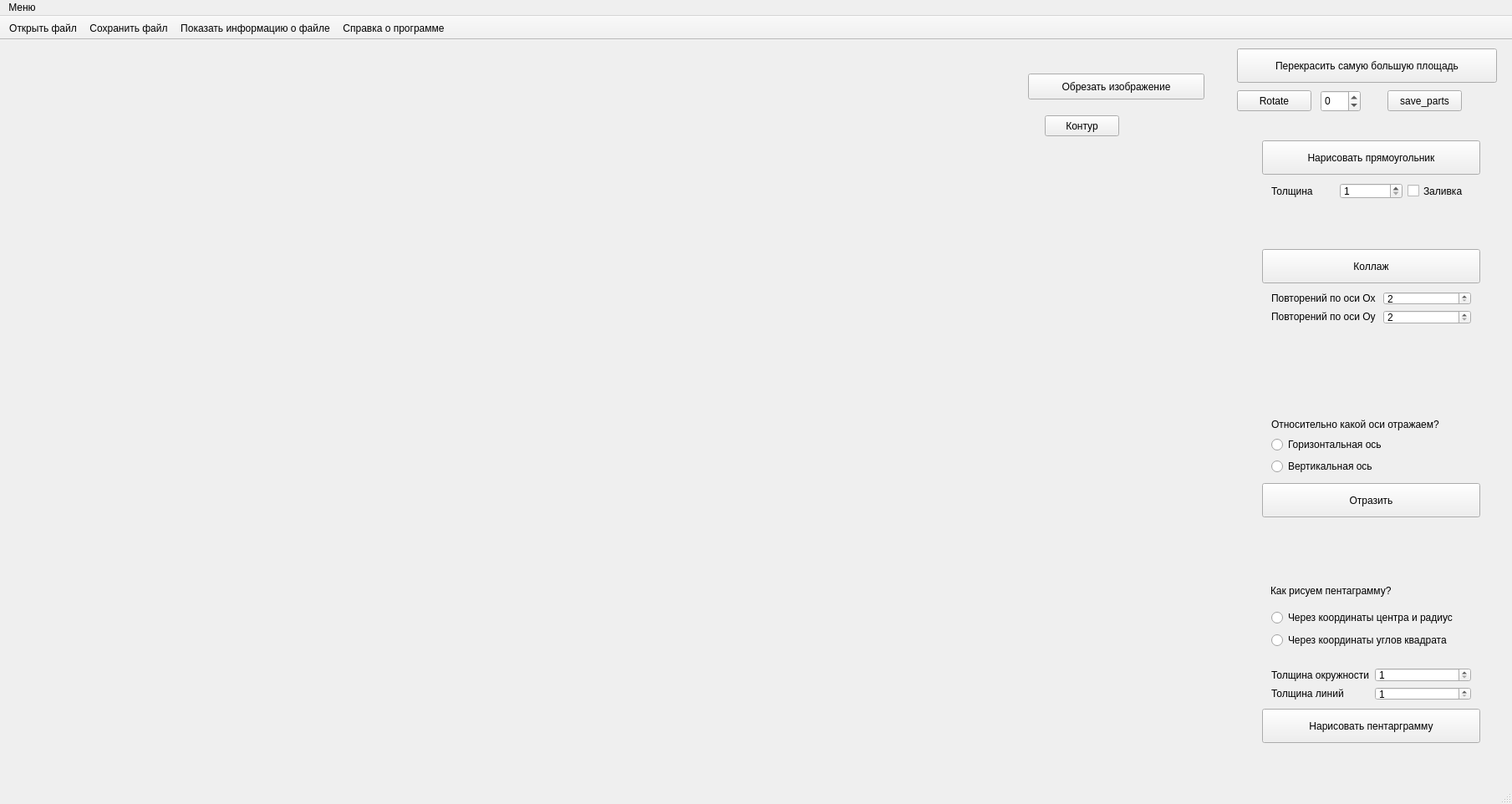
<?xml version="1.0" encoding="UTF-8"?>
<ui version="4.0">
 <class>MainWindow</class>
 <widget class="QMainWindow" name="MainWindow">
  <property name="geometry">
   <rect>
    <x>0</x>
    <y>0</y>
    <width>1809</width>
    <height>962</height>
   </rect>
  </property>
  <property name="windowTitle">
   <string>MainWindow</string>
  </property>
  <widget class="QWidget" name="centralWidget">
   <widget class="QWidget" name="gridLayoutWidget">
    <property name="geometry">
     <rect>
      <x>30</x>
      <y>30</y>
      <width>1181</width>
      <height>861</height>
     </rect>
    </property>
    <layout class="QGridLayout" name="gridLayout"/>
   </widget>
   <widget class="QPushButton" name="rect">
    <property name="geometry">
     <rect>
      <x>1510</x>
      <y>120</y>
      <width>261</width>
      <height>41</height>
     </rect>
    </property>
    <property name="text">
     <string>Нарисовать прямоугольник</string>
    </property>
   </widget>
   <widget class="QPushButton" name="compress">
    <property name="geometry">
     <rect>
      <x>1510</x>
      <y>250</y>
      <width>261</width>
      <height>41</height>
     </rect>
    </property>
    <property name="text">
     <string>Коллаж</string>
    </property>
   </widget>
   <widget class="QPushButton" name="pentagramm">
    <property name="geometry">
     <rect>
      <x>1510</x>
      <y>800</y>
      <width>261</width>
      <height>41</height>
     </rect>
    </property>
    <property name="text">
     <string>Нарисовать пентарграмму</string>
    </property>
   </widget>
   <widget class="QWidget" name="verticalLayoutWidget_4">
    <property name="geometry">
     <rect>
      <x>1510</x>
      <y>440</y>
      <width>258</width>
      <height>91</height>
     </rect>
    </property>
    <layout class="QVBoxLayout" name="verticalLayout_5">
     <item>
      <widget class="QLabel" name="label_3">
       <property name="text">
        <string>Относительно какой оси отражаем?</string>
       </property>
      </widget>
     </item>
     <item>
      <layout class="QVBoxLayout" name="verticalLayout">
       <item>
        <widget class="QRadioButton" name="horizontal">
         <property name="text">
          <string>Горизонтальная ось</string>
         </property>
        </widget>
       </item>
       <item>
        <widget class="QRadioButton" name="vertical">
         <property name="text">
          <string>Вертикальная ось</string>
         </property>
        </widget>
       </item>
      </layout>
     </item>
    </layout>
   </widget>
   <widget class="QPushButton" name="reflex">
    <property name="geometry">
     <rect>
      <x>1510</x>
      <y>530</y>
      <width>261</width>
      <height>41</height>
     </rect>
    </property>
    <property name="text">
     <string>Отразить</string>
    </property>
   </widget>
   <widget class="QWidget" name="formLayoutWidget_2">
    <property name="geometry">
     <rect>
      <x>1510</x>
      <y>290</y>
      <width>261</width>
      <height>61</height>
     </rect>
    </property>
    <layout class="QFormLayout" name="formLayout_2">
     <item row="0" column="0">
      <widget class="QLabel" name="label">
       <property name="text">
        <string>&lt;html&gt;&lt;head/&gt;&lt;body&gt;&lt;p&gt;Повторений по оси Ох     &lt;/p&gt;&lt;/body&gt;&lt;/html&gt;</string>
       </property>
      </widget>
     </item>
     <item row="1" column="0">
      <widget class="QLabel" name="label_2">
       <property name="text">
        <string>&lt;html&gt;&lt;head/&gt;&lt;body&gt;&lt;p&gt;Повторений по оси Оу     &lt;/p&gt;&lt;/body&gt;&lt;/html&gt;</string>
       </property>
      </widget>
     </item>
     <item row="0" column="1">
      <widget class="QSpinBox" name="repeat_x">
       <property name="minimum">
        <number>2</number>
       </property>
       <property name="maximum">
        <number>8</number>
       </property>
      </widget>
     </item>
     <item row="1" column="1">
      <widget class="QSpinBox" name="repeat_y">
       <property name="minimum">
        <number>2</number>
       </property>
       <property name="maximum">
        <number>8</number>
       </property>
      </widget>
     </item>
    </layout>
   </widget>
   <widget class="QWidget" name="gridLayoutWidget_2">
    <property name="geometry">
     <rect>
      <x>1510</x>
      <y>740</y>
      <width>261</width>
      <height>61</height>
     </rect>
    </property>
    <layout class="QGridLayout" name="gridLayout_2">
     <item row="0" column="0">
      <widget class="QLabel" name="label_4">
       <property name="text">
        <string>Толщина окружности</string>
       </property>
      </widget>
     </item>
     <item row="1" column="0">
      <widget class="QLabel" name="label_5">
       <property name="text">
        <string>Толщина линий</string>
       </property>
      </widget>
     </item>
     <item row="0" column="1">
      <widget class="QSpinBox" name="thick_circle">
       <property name="minimum">
        <number>1</number>
       </property>
      </widget>
     </item>
     <item row="1" column="1">
      <widget class="QSpinBox" name="thick_lines">
       <property name="minimum">
        <number>1</number>
       </property>
      </widget>
     </item>
    </layout>
   </widget>
   <widget class="QWidget" name="gridLayoutWidget_3">
    <property name="geometry">
     <rect>
      <x>1510</x>
      <y>160</y>
      <width>261</width>
      <height>41</height>
     </rect>
    </property>
    <layout class="QGridLayout" name="gridLayout_3">
     <item row="0" column="0">
      <widget class="QLabel" name="thick">
       <property name="layoutDirection">
        <enum>Qt::LeftToRight</enum>
       </property>
       <property name="text">
        <string>Толщина</string>
       </property>
      </widget>
     </item>
     <item row="0" column="1">
      <widget class="QSpinBox" name="thick_count">
       <property name="minimum">
        <number>1</number>
       </property>
      </widget>
     </item>
     <item row="0" column="2">
      <widget class="QCheckBox" name="flood">
       <property name="text">
        <string>Заливка</string>
       </property>
      </widget>
     </item>
    </layout>
   </widget>
   <widget class="QWidget" name="verticalLayoutWidget">
    <property name="geometry">
     <rect>
      <x>1510</x>
      <y>669</y>
      <width>281</width>
      <height>71</height>
     </rect>
    </property>
    <layout class="QVBoxLayout" name="verticalLayout_2">
     <item>
      <widget class="QRadioButton" name="pentagramm_circle">
       <property name="text">
        <string>Через координаты центра и радиус</string>
       </property>
      </widget>
     </item>
     <item>
      <widget class="QRadioButton" name="pentagramm_square">
       <property name="text">
        <string>Через координаты углов квадрата</string>
       </property>
      </widget>
     </item>
    </layout>
   </widget>
   <widget class="QLabel" name="label_6">
    <property name="geometry">
     <rect>
      <x>1520</x>
      <y>650</y>
      <width>231</width>
      <height>17</height>
     </rect>
    </property>
    <property name="text">
     <string>Как рисуем пентаграмму?</string>
    </property>
   </widget>
   <widget class="QPushButton" name="pushButton">
    <property name="geometry">
     <rect>
      <x>1480</x>
      <y>10</y>
      <width>311</width>
      <height>41</height>
     </rect>
    </property>
    <property name="text">
     <string>Перекрасить самую большую площадь</string>
    </property>
   </widget>
   <widget class="QPushButton" name="rotate">
    <property name="geometry">
     <rect>
      <x>1480</x>
      <y>60</y>
      <width>89</width>
      <height>25</height>
     </rect>
    </property>
    <property name="text">
     <string>Rotate</string>
    </property>
   </widget>
   <widget class="QSpinBox" name="rotape_angle">
    <property name="geometry">
     <rect>
      <x>1580</x>
      <y>60</y>
      <width>48</width>
      <height>26</height>
     </rect>
    </property>
    <property name="minimum">
     <number>-360</number>
    </property>
    <property name="maximum">
     <number>360</number>
    </property>
   </widget>
   <widget class="QPushButton" name="save_parts">
    <property name="geometry">
     <rect>
      <x>1660</x>
      <y>60</y>
      <width>89</width>
      <height>25</height>
     </rect>
    </property>
    <property name="text">
     <string>save_parts</string>
    </property>
   </widget>
   <widget class="QPushButton" name="crop">
    <property name="geometry">
     <rect>
      <x>1230</x>
      <y>40</y>
      <width>211</width>
      <height>31</height>
     </rect>
    </property>
    <property name="text">
     <string>Обрезать изображение</string>
    </property>
   </widget>
   <widget class="QPushButton" name="draw_around">
    <property name="geometry">
     <rect>
      <x>1250</x>
      <y>90</y>
      <width>89</width>
      <height>25</height>
     </rect>
    </property>
    <property name="text">
     <string>Контур</string>
    </property>
   </widget>
  </widget>
  <widget class="QMenuBar" name="menuBar">
   <property name="geometry">
    <rect>
     <x>0</x>
     <y>0</y>
     <width>1809</width>
     <height>22</height>
    </rect>
   </property>
   <widget class="QMenu" name="menu">
    <property name="title">
     <string>Меню</string>
    </property>
    <addaction name="menu_open"/>
    <addaction name="menu_save"/>
    <addaction name="menu_info"/>
    <addaction name="menu_help"/>
   </widget>
   <addaction name="menu"/>
  </widget>
  <widget class="QToolBar" name="mainToolBar">
   <property name="sizePolicy">
    <sizepolicy hsizetype="Fixed" vsizetype="Fixed">
     <horstretch>0</horstretch>
     <verstretch>0</verstretch>
    </sizepolicy>
   </property>
   <property name="movable">
    <bool>false</bool>
   </property>
   <attribute name="toolBarArea">
    <enum>TopToolBarArea</enum>
   </attribute>
   <attribute name="toolBarBreak">
    <bool>false</bool>
   </attribute>
   <addaction name="menu_open"/>
   <addaction name="menu_save"/>
   <addaction name="menu_info"/>
   <addaction name="menu_help"/>
  </widget>
  <widget class="QStatusBar" name="statusBar"/>
  <action name="menu_open">
   <property name="text">
    <string>Открыть файл</string>
   </property>
  </action>
  <action name="menu_save">
   <property name="text">
    <string>Сохранить файл</string>
   </property>
  </action>
  <action name="menu_info">
   <property name="text">
    <string>Показать информацию о файле</string>
   </property>
  </action>
  <action name="menu_help">
   <property name="text">
    <string>Справка о программе</string>
   </property>
  </action>
 </widget>
 <layoutdefault spacing="6" margin="11"/>
 <resources/>
 <connections/>
</ui>
